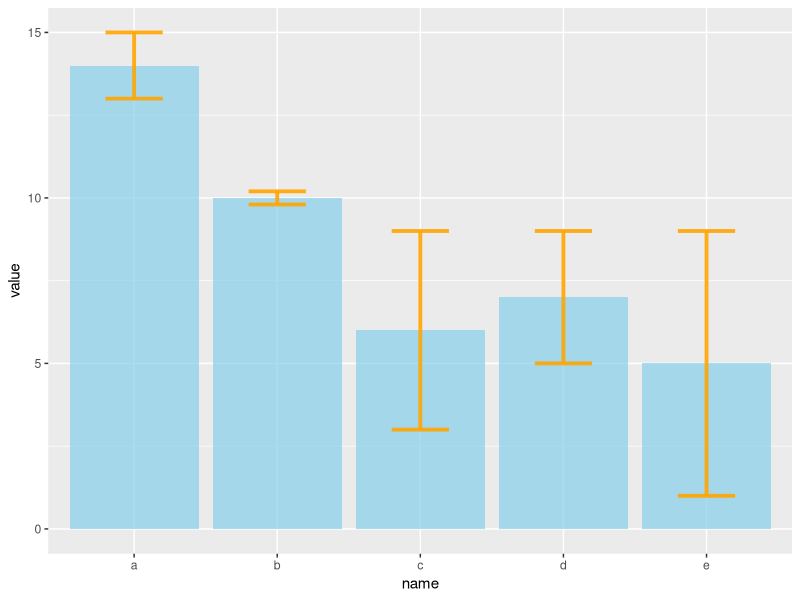
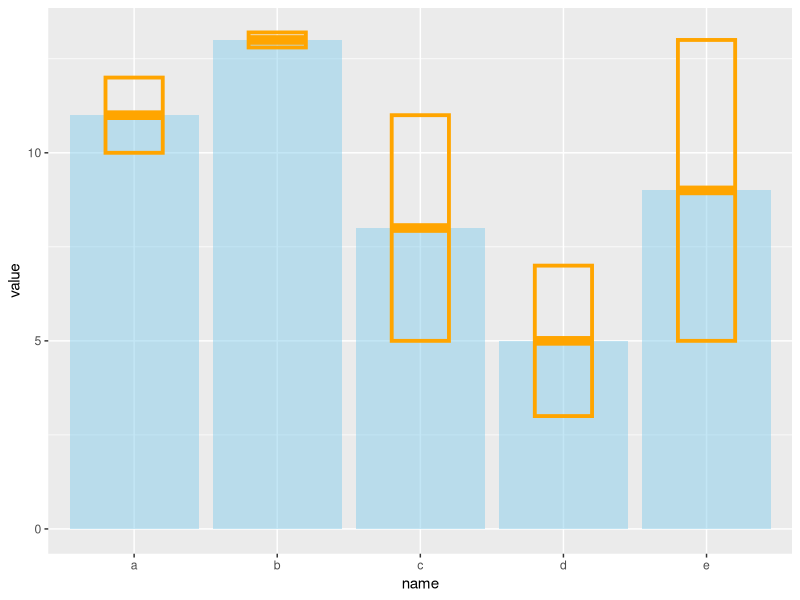
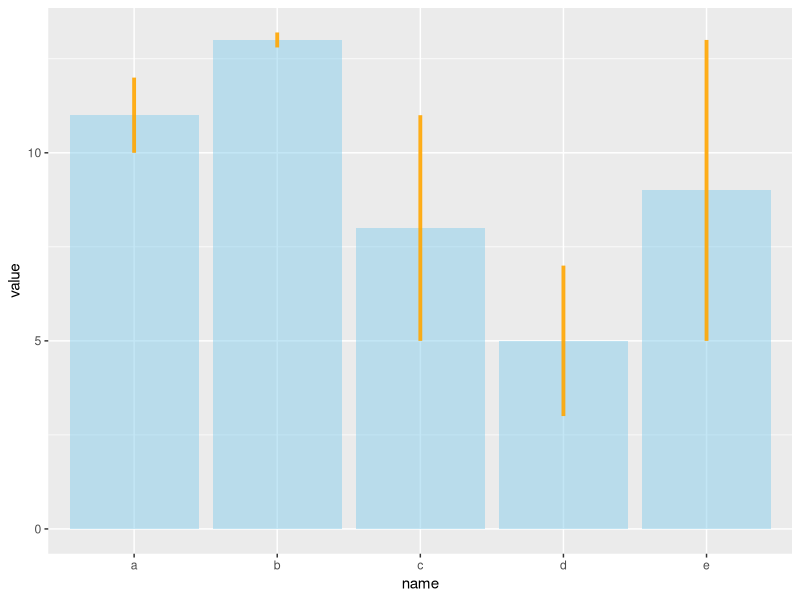
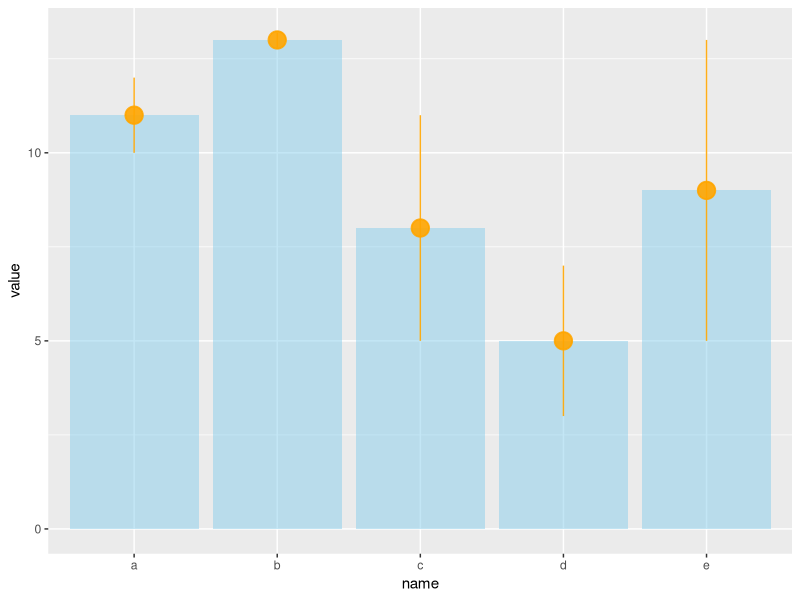
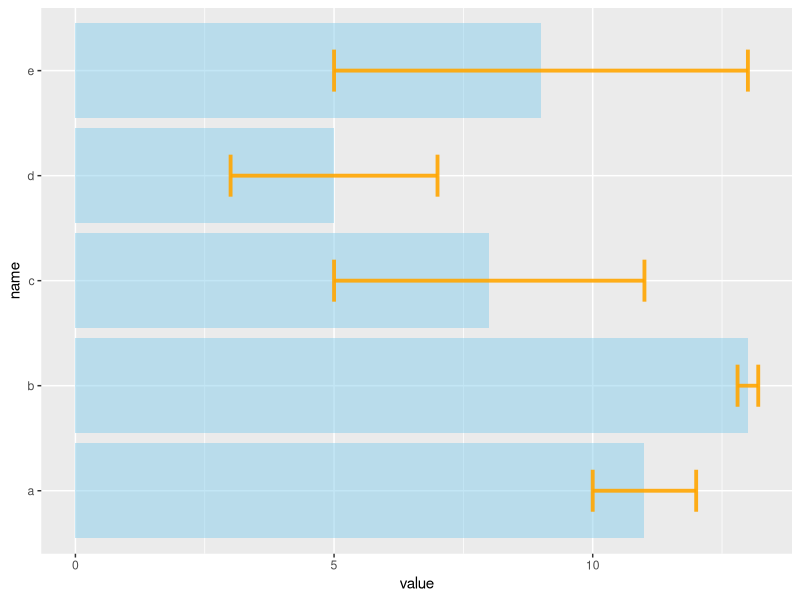
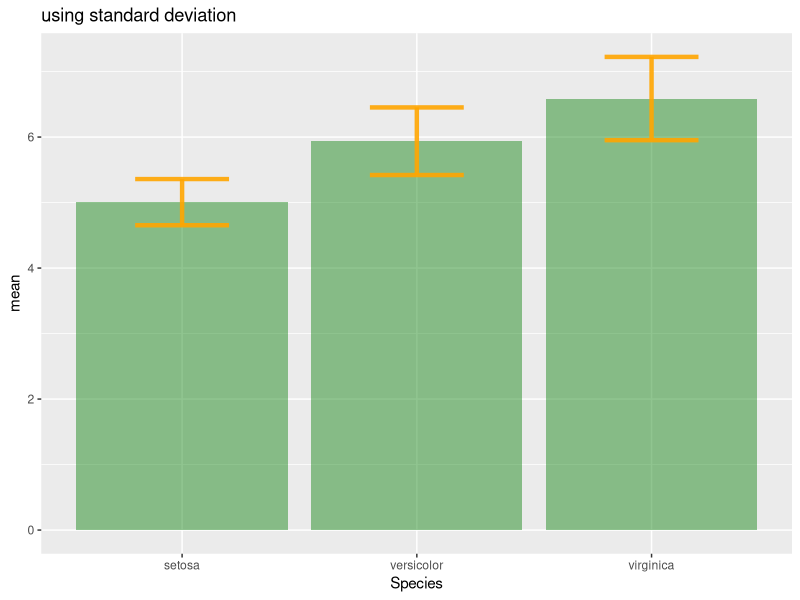
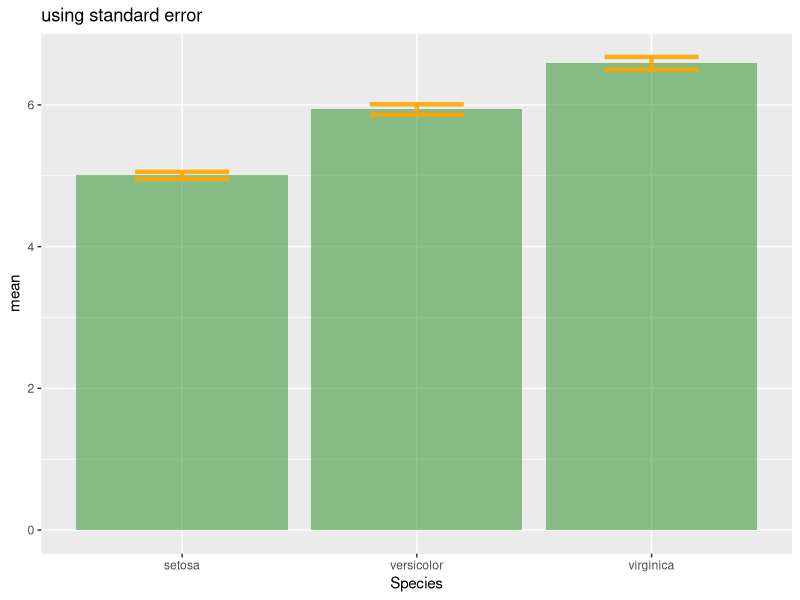
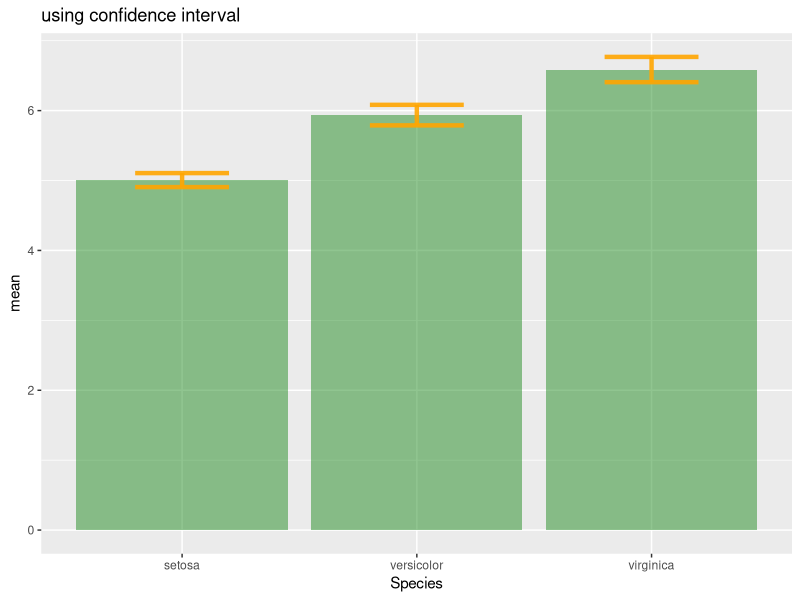

These charts were generated, in order, by the following R code: (Note: this script raises an error after producing the figures.)
## ---- chunk 1
knitr::opts_chunk$set( warning=FALSE, message=FALSE)
## ---- chunk 2
# Load ggplot2
library(ggplot2)

# create dummy data
data <- data.frame(
  name=letters[1:5],
  value=sample(seq(4,15),5),
  sd=c(1,0.2,3,2,4)
)
 
# Most basic error bar
ggplot(data) +
    geom_bar( aes(x=name, y=value), stat="identity", fill="skyblue", alpha=0.7) +
    geom_errorbar( aes(x=name, ymin=value-sd, ymax=value+sd), width=0.4, colour="orange", alpha=0.9, size=1.3)
 
## ---- chunk 3
# Load ggplot2
library(ggplot2)

# create dummy data
data <- data.frame(
  name=letters[1:5],
  value=sample(seq(4,15),5),
  sd=c(1,0.2,3,2,4)
)

# rectangle
ggplot(data) +
  geom_bar( aes(x=name, y=value), stat="identity", fill="skyblue", alpha=0.5) +
  geom_crossbar( aes(x=name, y=value, ymin=value-sd, ymax=value+sd), width=0.4, colour="orange", alpha=0.9, size=1.3)
 
# line
ggplot(data) +
  geom_bar( aes(x=name, y=value), stat="identity", fill="skyblue", alpha=0.5) +
  geom_linerange( aes(x=name, ymin=value-sd, ymax=value+sd), colour="orange", alpha=0.9, size=1.3)

# line + dot
ggplot(data) +
  geom_bar( aes(x=name, y=value), stat="identity", fill="skyblue", alpha=0.5) +
  geom_pointrange( aes(x=name, y=value, ymin=value-sd, ymax=value+sd), colour="orange", alpha=0.9, size=1.3)
 
# horizontal
ggplot(data) +
  geom_bar( aes(x=name, y=value), stat="identity", fill="skyblue", alpha=0.5) +
  geom_errorbar( aes(x=name, ymin=value-sd, ymax=value+sd), width=0.4, colour="orange", alpha=0.9, size=1.3) +
  coord_flip()
## ---- chunk 4
# Load ggplot2
library(ggplot2)
library(dplyr)

# Data
data <- iris %>% select(Species, Sepal.Length) 
 
# Calculates mean, sd, se and IC
my_sum <- data %>%
  group_by(Species) %>%
  summarise( 
    n=n(),
    mean=mean(Sepal.Length),
    sd=sd(Sepal.Length)
  ) %>%
  mutate( se=sd/sqrt(n))  %>%
  mutate( ic=se * qt((1-0.05)/2 + .5, n-1))
 
# Standard deviation
ggplot(my_sum) +
  geom_bar( aes(x=Species, y=mean), stat="identity", fill="forestgreen", alpha=0.5) +
  geom_errorbar( aes(x=Species, ymin=mean-sd, ymax=mean+sd), width=0.4, colour="orange", alpha=0.9, size=1.5) +
  ggtitle("using standard deviation")
 
# Standard Error
ggplot(my_sum) +
  geom_bar( aes(x=Species, y=mean), stat="identity", fill="forestgreen", alpha=0.5) +
  geom_errorbar( aes(x=Species, ymin=mean-se, ymax=mean+se), width=0.4, colour="orange", alpha=0.9, size=1.5) +
  ggtitle("using standard error")
 
# Confidence Interval
ggplot(my_sum) +
  geom_bar( aes(x=Species, y=mean), stat="identity", fill="forestgreen", alpha=0.5) +
  geom_errorbar( aes(x=Species, ymin=mean-ic, ymax=mean+ic), width=0.4, colour="orange", alpha=0.9, size=1.5) +
  ggtitle("using confidence interval")
## ---- chunk 5
#Let's build a dataset : height of 10 sorgho and poacee sample in 3 environmental conditions (A, B, C)
data <- data.frame(
  specie=c(rep("sorgho" , 10) , rep("poacee" , 10) ),
  cond_A=rnorm(20,10,4),
  cond_B=rnorm(20,8,3),
  cond_C=rnorm(20,5,4)
)

#Let's calculate the average value for each condition and each specie with the *aggregate* function
bilan <- aggregate(cbind(cond_A,cond_B,cond_C)~specie , data=data , mean)
rownames(bilan) <- bilan[,1]
bilan <- as.matrix(bilan[,-1])
 
#Plot boundaries
lim <- 1.2*max(bilan)

#A function to add arrows on the chart
error.bar <- function(x, y, upper, lower=upper, length=0.1,...){
  arrows(x,y+upper, x, y-lower, angle=90, code=3, length=length, ...)
}
 
#Then I calculate the standard deviation for each specie and condition :
stdev <- aggregate(cbind(cond_A,cond_B,cond_C)~specie , data=data , sd)
rownames(stdev) <- stdev[,1]
stdev <- as.matrix(stdev[,-1]) * 1.96 / 10
 
#I am ready to add the error bar on the plot using my "error bar" function !
ze_barplot <- barplot(bilan , beside=T , legend.text=T,col=c("blue" , "skyblue") , ylim=c(0,lim) , ylab="height")
error.bar(ze_barplot,bilan, stdev)
## ---- chunk 6
htmltools::includeHTML("htmlChunkRelatedRanking.html")
